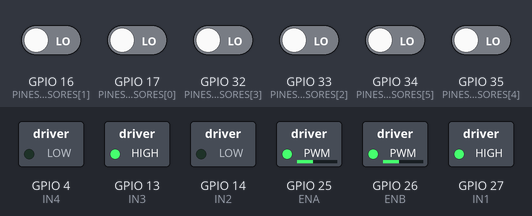
The sketch below on a simulated ESP32. On the bench: switched loads named in the sketch (green lamp = pin HIGH). The test bench sets the inputs (shaded band); at power-on: GPIO 16 (PINES_SENSORES[1]), GPIO 17 (PINES_SENSORES[0]), GPIO 32 (PINES_SENSORES[3]), GPIO 33 (PINES_SENSORES[2]), GPIO 34 (PINES_SENSORES[5]), GPIO 35 (PINES_SENSORES[4]) LOW. Nothing arrives over Bluetooth unless stated.

Above: at 1.2 s.
1.3 s: GPIO 16 (PINES_SENSORES[1]) driven HIGH
At 2.6 s:
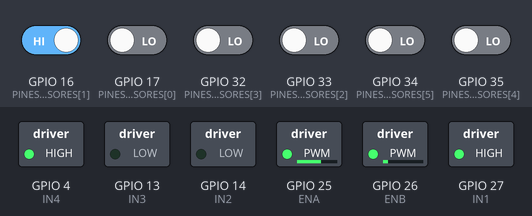
2.9 s: GPIO 17 (PINES_SENSORES[0]) driven HIGH
At 4.1 s:
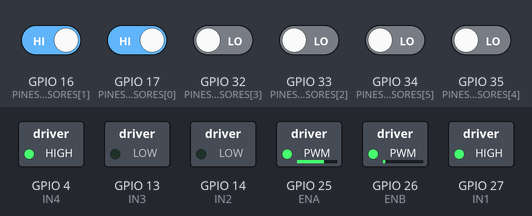
4.4 s: GPIO 16 (PINES_SENSORES[1]) driven LOW
At 4.8 s:
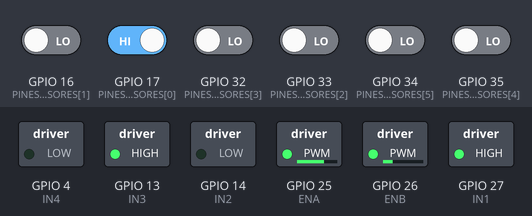
5.9 s: GPIO 16 (PINES_SENSORES[1]) driven HIGH and GPIO 17 (PINES_SENSORES[0]) driven LOW
At 7.1 s:
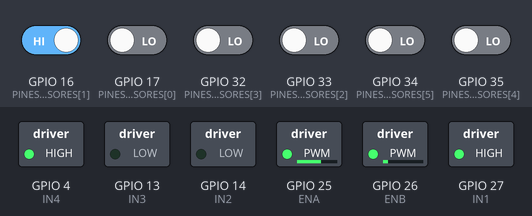
7.4 s: GPIO 33 (PINES_SENSORES[2]) driven HIGH
At 8.4 s:
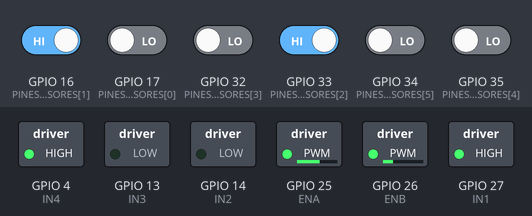
8.9 s: GPIO 32 (PINES_SENSORES[3]) driven HIGH
At 9.7 s:
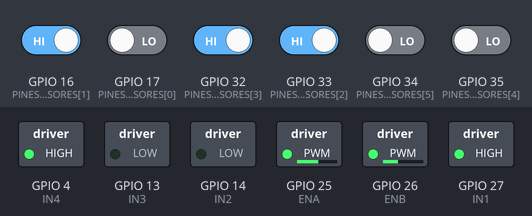
Timing chart, 0 to 11.5 s (numbered marks = the images above; inputs shaded):
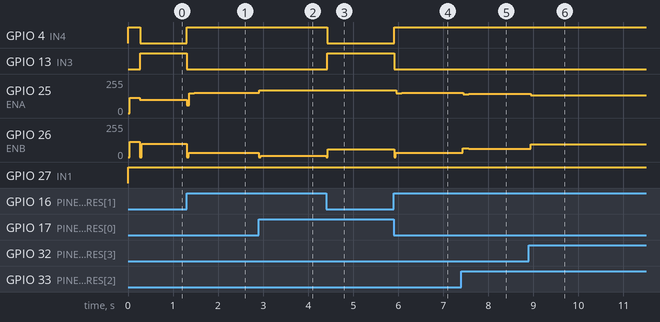

The sketch:

carro_simple.ino
```cpp
//=====================================================================
//              SEGUIDOR DE LÍNEA - VERSIÓN SIMPLE v9.0
//                       ESP32 + L298N
//
// Reescritura simple de la v8.8 (que quedó como respaldo en "carro").
// Pocas ideas, en este orden:
//
//   1) SEGUIR:  PD sobre la línea propia = el grupo de sensores más
//               cercano a donde se vio la línea la última vez.
//   2) MARCA:   cualquier otra marca al costado se anota (de qué lado y
//               cuándo). Mientras haya marca reciente se va despacio,
//               porque puede venir el vértice de una V.
//   3) HUECO:   si la propia deja de verse, se mantiene el rumbo
//               T_HUECO_MS (puede estar en el hueco entre dos sensores).
//   4) GIRO V:  si sigue sin verse y hubo marca reciente, la línea se
//               acabó en una V: girar en el sitio hacia el lado de la marca.
//   5) BUSCAR:  si no hubo marca, girar hacia donde se vio la línea por
//               última vez.
//   6) CRUCE:   4+ sensores seguidos CENTRADOS -> seguir derecho.
//               4+ sensores seguidos DESCENTRADOS -> V: girar hacia ese lado.
//
// Hardware:
//   - 6 sensores IR digitales, HIGH = negro, 11 cm adelante del eje.
//   - L298N: motor A = rueda DERECHA, motor B = rueda IZQUIERDA.
//
// Log (Bluetooth "SeguidorV88"): toda línea empieza con "sens=XXXXXX";
// los eventos se pegan al final de la línea de estado.
//   Modos: PROP PIVO HUEC CRUZ VEE BUSQ
//=====================================================================
#include "BluetoothSerial.h"
#include "esp_system.h"
#if !defined(CONFIG_BT_ENABLED) || !defined(CONFIG_BLUEDROID_ENABLED)
  #error "Bluetooth no habilitado. Herramientas->Partition Scheme: opcion con BT/SPIFFS"
#endif
BluetoothSerial SerialBT;

#define DEBUG 1   // 1 = log por Bluetooth, 0 = apagado (carrera)

//------------- PINES ----------------
const int   NUM_SENSORES = 6;
const byte  PINES_SENSORES[NUM_SENSORES] = {17, 16, 33, 32, 35, 34};
const float PESOS[NUM_SENSORES] = {5, 3, 1, -1, -3, -5};   // + = izquierda

const byte ENA = 25, IN1 = 27, IN2 = 14;   // motor A = rueda DERECHA
const byte ENB = 26, IN3 = 13, IN4 = 4;    // motor B = rueda IZQUIERDA

//------------- VELOCIDADES ----------------
const int BASE_SPEED       = 115;
const int MAX_SPEED        = 170;
const int VEL_MINIMA_CURVA = 90;
const int VEL_APROX_V      = 80;    // con marca al costado: llegar despacio a la V
const int GIRO_RAPIDO      = 170;   // pivote con la línea en el extremo
const int GIRO_REVERSA     = -60;
const int SPEED_VEE        = 105;   // giro en el sitio en la V
const int SPEED_BUSQUEDA   = 100;

//------------- CONTROL PD ----------------
const unsigned long PERIODO_US = 3000;   // 3 ms por muestra
float Kp = 20.0;
float Kd = 150.0;
const float FRENO_ERROR      = 12.0;  // baja la velocidad con error grande
const float FRENO_VEL        = 80.0;  // baja la velocidad si el error cambia rápido
const float VEL_MAX          = 0.6;
const float UMBRAL_PIVOTE    = 4.3;
const float UMBRAL_SALTO     = 2.5;   // más lejos que esto de la propia = otra marca
const float AMORT_REENGANCHE = 0.6f;  // frena el giro al reencontrar la línea

//------------- TIEMPOS Y UMBRALES ----------------
const unsigned long T_HUECO_MS    = 250;   // mantener rumbo sin ver la línea
const unsigned long T_HUECO_V_MS  = 60;    // ...pero si hubo marca al costado (V), girar casi ya
const unsigned long T_MARCA_MS    = 1000;  // cuánto dura una marca "reciente"
const int           N_MARCA       = 3;     // muestras seguidas para aceptar una marca
const unsigned long T_CRUCE_MS    = 400;   // máximo cruzando un cruce
const int           N_ANCHO       = 2;     // muestras seguidas de banda ancha
const unsigned long T_GIRO_MIN_MS = 60;    // giro mínimo en la V
const unsigned long T_GIRO_MAX_MS = 2200;  // si no aparece la rama -> buscar
const float TOL_REENGANCHE        = 3.0f;  // |pos| para dar la línea por encontrada
const float UMBRAL_CENTRO_CRUCE   = 1.8f;  // banda ancha centrada = cruce

//------------- LÍMITE DE CORRIENTE ----------------
// Subir PWM de golpe o invertir un motor que aún gira hace caer el
// voltaje y reinicia el ESP32 (brownout).
const int RAMPA_PWM       = 12;   // subida máx. de PWM cada 3 ms
const int PAUSA_INVERSION = 5;    // ciclos en 0 antes de invertir un motor

//------------- ESTADO ----------------
const int SEGUIR = 0, GIRO_V = 1, BUSCAR = 2;
int modo = SEGUIR;

bool  b[NUM_SENSORES], bAnterior[NUM_SENSORES];
unsigned long ultimaMuestraUs = 0;

float ultimoError    = 0;
float velocidadError = 0;
float hist[5];
int   histIdx = 0, histLlenas = 0;

unsigned long ultimaVezLinea = 0;   // última vez que se vio la propia
int           ladoMarca = 0;        // +1 = marca a la izquierda, -1 derecha
unsigned long tMarca    = 0;
int           contMarca = 0;
int           contAncho = 0;
bool          enCruce   = false;
unsigned long inicioCruce = 0;

int           ladoGiro   = 0;       // GIRO_V y BUSCAR: +1 izquierda, -1 derecha
unsigned long inicioGiro = 0;

int velA = 0, velB = 0;             // PWM actual (rueda derecha / izquierda)
int pausaA = 0, pausaB = 0;
const char* telModo = "----";

//=====================================================================
// LOG: toda línea empieza con "sens=XXXXXX"; los eventos se pegan al final
//=====================================================================
bool lineaAbierta = false;

void textoSensores(char *s) {
  for (int i = 0; i < NUM_SENSORES; i++) s[i] = b[i] ? '1' : '0';
  s[NUM_SENSORES] = '\0';
}

void cerrarLinea() {
#if DEBUG
  if (lineaAbierta) SerialBT.print("\r\n");
  lineaAbierta = false;
#endif
}

void logEvento(const char* fmt, ...) {
#if DEBUG
  char msg[140];
  va_list args;
  va_start(args, fmt);
  vsnprintf(msg, sizeof(msg), fmt, args);
  va_end(args);

  char linea[180];
  if (lineaAbierta) {
    snprintf(linea, sizeof(linea), " | %s", msg);
  } else {
    char sens[NUM_SENSORES + 1];
    textoSensores(sens);
    snprintf(linea, sizeof(linea), "sens=%s | %s", sens, msg);
    lineaAbierta = true;
  }
  SerialBT.print(linea);
#endif
}

bool marcaReciente() {
  return ladoMarca != 0 && millis() - tMarca < T_MARCA_MS;
}

void logEstado(float e) {
#if DEBUG
  static unsigned long tLog = 0;
  if (millis() - tLog < 50) return;
  tLog = millis();

  char sens[NUM_SENSORES + 1];
  textoSensores(sens);
  const char* dir = (velB > velA) ? "->DER" : (velA > velB) ? "->IZQ" : "recto";

  cerrarLinea();
  char linea[180];
  snprintf(linea, sizeof(linea),
           "sens=%s e=%.2f v=%.3f marca=%+d | modo=%s IZQ=%+d DER=%+d %s",
           sens, e, velocidadError, marcaReciente() ? ladoMarca : 0,
           telModo, velB, velA, dir);
  SerialBT.print(linea);
  lineaAbierta = true;
#endif
}

//=====================================================================
// MOTORES (con rampa y pausa antes de invertir)
//=====================================================================
int rampa(int actual, int objetivo, int &pausa) {
  if (pausa > 0) { pausa--; return 0; }
  bool invierte = (actual > 0 && objetivo < 0) || (actual < 0 && objetivo > 0);
  if (invierte) objetivo = 0;                 // primero frenar
  int nuevo;
  if (abs(objetivo) <= abs(actual))
    nuevo = objetivo;                         // bajar no pide corriente: inmediato
  else
    nuevo = actual + constrain(objetivo - actual, -RAMPA_PWM, RAMPA_PWM);
  if (invierte && nuevo == 0) pausa = PAUSA_INVERSION;
  return nuevo;
}

void motores(int derecha, int izquierda) {
  velA = rampa(velA, constrain(derecha,   -MAX_SPEED, MAX_SPEED), pausaA);
  velB = rampa(velB, constrain(izquierda, -MAX_SPEED, MAX_SPEED), pausaB);

  analogWrite(ENA, abs(velA));
  digitalWrite(IN1, velA >= 0 ? HIGH : LOW);
  digitalWrite(IN2, velA >= 0 ? LOW  : HIGH);

  analogWrite(ENB, abs(velB));
  digitalWrite(IN3, velB >= 0 ? LOW  : HIGH);
  digitalWrite(IN4, velB >= 0 ? HIGH : LOW);
}

// lado > 0 = girar a la IZQUIERDA en el sitio
void pivotarHacia(int lado, int velocidad) {
  if (lado > 0) motores(velocidad, -velocidad);
  else          motores(-velocidad, velocidad);
}

//=====================================================================
// CONTROL PD
//=====================================================================
void registrarError(float e) {
  hist[histIdx] = e;
  histIdx = (histIdx + 1) % 5;
  if (histLlenas < 5) histLlenas++;
  if (histLlenas == 5) {
    float velCruda = (e - hist[histIdx]) / 4.0f;   // vs. la muestra más vieja
    velocidadError = 0.7f * velocidadError + 0.3f * velCruda;
    velocidadError = constrain(velocidadError, -VEL_MAX, VEL_MAX);
  }
}

void resetVelocidad() {
  histIdx = histLlenas = 0;
  velocidadError = 0;
}

void aplicarControl(float e, const char* nombreModo) {
  if (e > UMBRAL_PIVOTE) {
    motores(GIRO_RAPIDO, GIRO_REVERSA);
    telModo = nombreModo ? nombreModo : "PIVO";
    return;
  }
  if (e < -UMBRAL_PIVOTE) {
    motores(GIRO_REVERSA, GIRO_RAPIDO);
    telModo = nombreModo ? nombreModo : "PIVO";
    return;
  }
  float exceso = max(fabs(e) - 1.0f, 0.0f);
  int velBase = BASE_SPEED - (int)(FRENO_ERROR * exceso)
                           - (int)(FRENO_VEL * fabs(velocidadError));
  velBase = max(velBase, VEL_MINIMA_CURVA);
  if (marcaReciente()) velBase = min(velBase, VEL_APROX_V);

  int correccion = (int)(Kp * e + Kd * velocidadError);
  motores(velBase + correccion, velBase - correccion);
  telModo = nombreModo ? nombreModo : "PROP";
}

//=====================================================================
// SENSORES: lectura con antirrebote y agrupación
//=====================================================================
void leerSensores() {
  for (int i = 0; i < NUM_SENSORES; i++) {
    bool lectura = (digitalRead(PINES_SENSORES[i]) == HIGH);
    b[i] = lectura && bAnterior[i];
    bAnterior[i] = lectura;
  }
}

// Grupos de sensores negros contiguos: posición (centroide) y ancho.
int leerGrupos(float pos[3], int ancho[3]) {
  int n = 0, i = 0;
  while (i < NUM_SENSORES && n < 3) {
    if (!b[i]) { i++; continue; }
    float suma = 0; int cant = 0;
    while (i < NUM_SENSORES && b[i]) { suma += PESOS[i]; cant++; i++; }
    pos[n] = suma / cant;
    ancho[n] = cant;
    n++;
  }
  return n;
}

//=====================================================================
// TRANSICIONES
//=====================================================================
void empezarGiro(int lado, const char* motivo) {
  modo = GIRO_V;
  ladoGiro = lado;
  inicioGiro = millis();
  ladoMarca = 0;
  resetVelocidad();
  logEvento("GIRO V %s lado=%+d", motivo, lado);
}

void empezarBusqueda(int lado, const char* motivo) {
  modo = BUSCAR;
  ladoGiro = lado;
  inicioGiro = millis();
  resetVelocidad();
  logEvento("BUSCAR %s lado=%+d", motivo, lado);
}

void reenganchar(float p, const char* motivo) {
  unsigned long t = millis() - inicioGiro;
  modo = SEGUIR;
  ultimoError = p;
  ultimaVezLinea = millis();
  ladoMarca = 0;
  enCruce = false;
  contAncho = contMarca = 0;
  resetVelocidad();
  registrarError(p);
  velocidadError = -AMORT_REENGANCHE * ladoGiro;   // frena el giro
  aplicarControl(p, nullptr);
  logEvento("%s e=%.2f tras %lu ms", motivo, p, t);
}

// Línea angosta cerca del centro (y no del lado contrario al giro)
int buscarLinea(float pos[], int ancho[], int n, int lado) {
  int mejor = -1;
  for (int i = 0; i < n; i++) {
    if (ancho[i] >= 4) continue;
    if (fabs(pos[i]) > TOL_REENGANCHE) continue;
    if (pos[i] * lado < -1.0f) continue;
    if (mejor < 0 || fabs(pos[i]) < fabs(pos[mejor])) mejor = i;
  }
  return mejor;
}

//=====================================================================
// MODOS
//=====================================================================
void seguir(float pos[], int ancho[], int n) {
  unsigned long ms = millis();

  // --- 1) Banda ancha (4+ sensores): cruce o V ---
  int iAncho = -1;
  for (int i = 0; i < n; i++) if (ancho[i] >= 4) iAncho = i;
  contAncho = (iAncho >= 0) ? contAncho + 1 : 0;

  if (iAncho >= 0 && contAncho >= N_ANCHO) {
    float c = pos[iAncho];
    if (fabs(c) > UMBRAL_CENTRO_CRUCE) {           // descentrada: V
      empezarGiro(c > 0 ? +1 : -1, "banda ancha");
      return;
    }
    if (!enCruce) { enCruce = true; inicioCruce = ms; logEvento("CRUCE"); }
    if (ms - inicioCruce < T_CRUCE_MS) {           // centrada: seguir derecho
      ultimaVezLinea = ms;
      float e = constrain(ultimoError, -2.0f, 2.0f);
      aplicarControl(e, "CRUZ");
      logEstado(e);
      return;
    }
    empezarBusqueda(ultimoError >= 0 ? +1 : -1, "cruce muy largo");
    return;
  }
  if (iAncho < 0) enCruce = false;

  // --- 2) Línea propia: el grupo angosto más cercano al último error ---
  int iPropia = -1;
  float dist = 1e9;
  for (int i = 0; i < n; i++) {
    if (ancho[i] >= 4) continue;
    float d = fabs(pos[i] - ultimoError);
    if (d < dist) { dist = d; iPropia = i; }
  }
  if (dist > UMBRAL_SALTO) iPropia = -1;           // lo que se ve está lejos: es otra marca

  // --- 3) Otras marcas al costado: anotar de qué lado están ---
  float ref = (iPropia >= 0) ? pos[iPropia] : ultimoError;
  int ladoVisto = 0;
  for (int i = 0; i < n; i++) {
    if (i == iPropia || ancho[i] >= 4) continue;
    ladoVisto = (pos[i] > ref) ? +1 : -1;
  }
  contMarca = ladoVisto ? contMarca + 1 : 0;
  if (ladoVisto && contMarca >= N_MARCA) {
    if (!marcaReciente() || ladoVisto != ladoMarca)
      logEvento("MARCA lado=%+d", ladoVisto);
    ladoMarca = ladoVisto;
    tMarca = ms;
  }

  // --- 4) Se ve la propia: PD normal ---
  if (iPropia >= 0) {
    float e = pos[iPropia];
    ultimoError = e;
    registrarError(e);
    ultimaVezLinea = ms;
    aplicarControl(e, nullptr);
    logEstado(e);
    return;
  }

  // --- 5) No se ve la propia: mantener rumbo un rato (hueco entre sensores) ---
  unsigned long tHueco = marcaReciente() ? T_HUECO_V_MS : T_HUECO_MS;
  if (ms - ultimaVezLinea < tHueco) {
    // Centrada o con una marca a la vista: derecho. Si no, seguir corrigiendo.
    float e = (n > 0 || fabs(ultimoError) <= 1.0f) ? 0 : ultimoError;
    aplicarControl(e, "HUEC");
    logEstado(e);
    return;
  }

  // --- 6) La línea se acabó: ¿V (hubo marca) o perdida? ---
  if (marcaReciente()) empezarGiro(ladoMarca, "linea acabada con marca");
  else                 empezarBusqueda(ultimoError >= 0 ? +1 : -1, "linea perdida");
}

void girarV(float pos[], int ancho[], int n) {
  unsigned long t = millis() - inicioGiro;
  if (t >= T_GIRO_MIN_MS) {
    int i = buscarLinea(pos, ancho, n, ladoGiro);
    if (i >= 0) { reenganchar(pos[i], "REENGANCHE V"); return; }
  }
  if (t > T_GIRO_MAX_MS) { empezarBusqueda(ladoGiro, "V sin rama"); return; }
  pivotarHacia(ladoGiro, SPEED_VEE);
  telModo = "VEE";
  logEstado(5.0f * ladoGiro);
}

void buscar(float pos[], int ancho[], int n) {
  int i = buscarLinea(pos, ancho, n, ladoGiro);
  if (i >= 0) { reenganchar(pos[i], "REENGANCHE"); return; }
  pivotarHacia(ladoGiro, SPEED_BUSQUEDA);
  telModo = "BUSQ";
  logEstado(5.0f * ladoGiro);
}

//=====================================================================
void setup() {
  for (int i = 0; i < NUM_SENSORES; i++) {
    pinMode(PINES_SENSORES[i], INPUT);
    bAnterior[i] = false;
  }
  pinMode(ENA, OUTPUT); pinMode(IN1, OUTPUT); pinMode(IN2, OUTPUT);
  pinMode(ENB, OUTPUT); pinMode(IN3, OUTPUT); pinMode(IN4, OUTPUT);
  ultimaVezLinea = millis();

#if DEBUG
  SerialBT.begin("SeguidorV88");   // mismo nombre: el PC ya lo tiene emparejado
  logEvento("=== SEGUIDOR DE LINEA - v9.0 SIMPLE ===");  cerrarLinea();
  logEvento("Modos: PROP PIVO HUEC CRUZ VEE BUSQ");     cerrarLinea();
  const char* motivo;
  switch (esp_reset_reason()) {
    case ESP_RST_POWERON:  motivo = "ENCENDIDO"; break;
    case ESP_RST_BROWNOUT: motivo = "BROWNOUT (bajo voltaje!)"; break;
    case ESP_RST_PANIC:    motivo = "PANIC (error de programa)"; break;
    case ESP_RST_EXT:      motivo = "BOTON RESET"; break;
    default:               motivo = "OTRO"; break;
  }
  logEvento("REINICIO: %s", motivo);  cerrarLinea();
#endif
}

void loop() {
  unsigned long ahora = micros();
  if (ahora - ultimaMuestraUs < PERIODO_US) return;
  ultimaMuestraUs = ahora;

  leerSensores();
  float pos[3];
  int   ancho[3];
  int   n = leerGrupos(pos, ancho);

  if      (modo == GIRO_V) girarV(pos, ancho, n);
  else if (modo == BUSCAR) buscar(pos, ancho, n);
  else                     seguir(pos, ancho, n);
}
```

Measured:
- after the input at 1.3 s, GPIO 4 (IN4): LOW → HIGH at once; GPIO 13 (IN3): HIGH → LOW at once; GPIO 25 (ENA): 100/255 → 150/255 at once, → 151/255 0.17 s later; GPIO 26 (ENB): 100/255 → 32/255 at once, → 31/255 0.17 s later
- after the input at 2.9 s, GPIO 25 (ENA): 151/255 → 170/255 at once; GPIO 26 (ENB): 31/255 → 10/255 at once
- after the input at 4.4 s, GPIO 4 (IN4): HIGH → LOW at once; GPIO 13 (IN3): LOW → HIGH at once; GPIO 26 (ENB): 10/255 → 60/255 at once
- after the input at 5.9 s, GPIO 4 (IN4): LOW → HIGH at once; GPIO 13 (IN3): HIGH → LOW at once; GPIO 25 (ENA): 170/255 → 150/255 after 0.05 s, → 151/255 0.12 s later; GPIO 26 (ENB): 60/255 → 32/255 at once, → 31/255 0.17 s later
- after the input at 7.4 s, GPIO 25 (ENA): 151/255 → 142/255 after 0.05 s, → 143/255 0.12 s later; GPIO 26 (ENB): 31/255 → 64/255 at once, → 63/255 0.13 s later
- after the input at 8.9 s, GPIO 25 (ENA): 143/255 → 134/255 after 0.05 s, → 135/255 0.13 s later; GPIO 26 (ENB): 63/255 → 96/255 at once, → 95/255 0.14 s later
